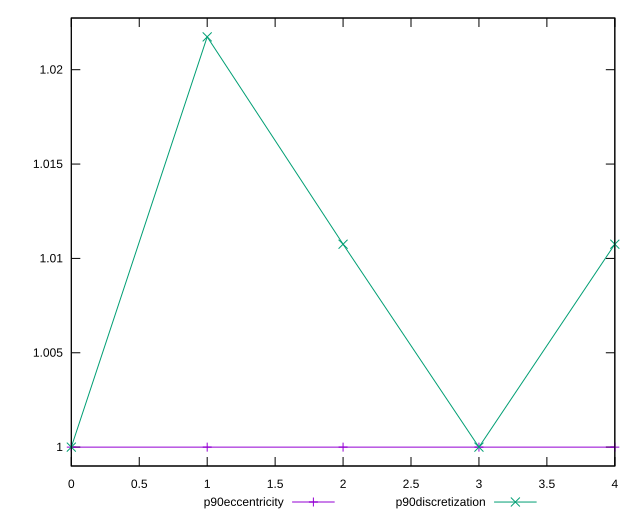

The gnuplot source for this figure:
reset

$p90Eccentricity <<EOF
0 0.9999999999999997
1 1.0000000000000009
2 0.9999999999999999
3 1.0000000000000002
4 1
EOF

$p90Discretization <<EOF
0 1
1 1.0217391304347827
2 1.010752688172043
3 1
4 1.010752688172043
EOF

set key outside below
set xrange [0:4]
set yrange [0.9989999999999997:1.0227391304347826]
set trange [0.9989999999999997:1.0227391304347826]
set terminal svg size 640, 520 enhanced background rgb 'white'
set output "report_00017_2021-02-10T15-08-03.406Z/server-response-time/progression/eccentricity.svg"

plot $p90Eccentricity title "p90eccentricity" with linespoints, \
     $p90Discretization title "p90discretization" with linespoints

reset
